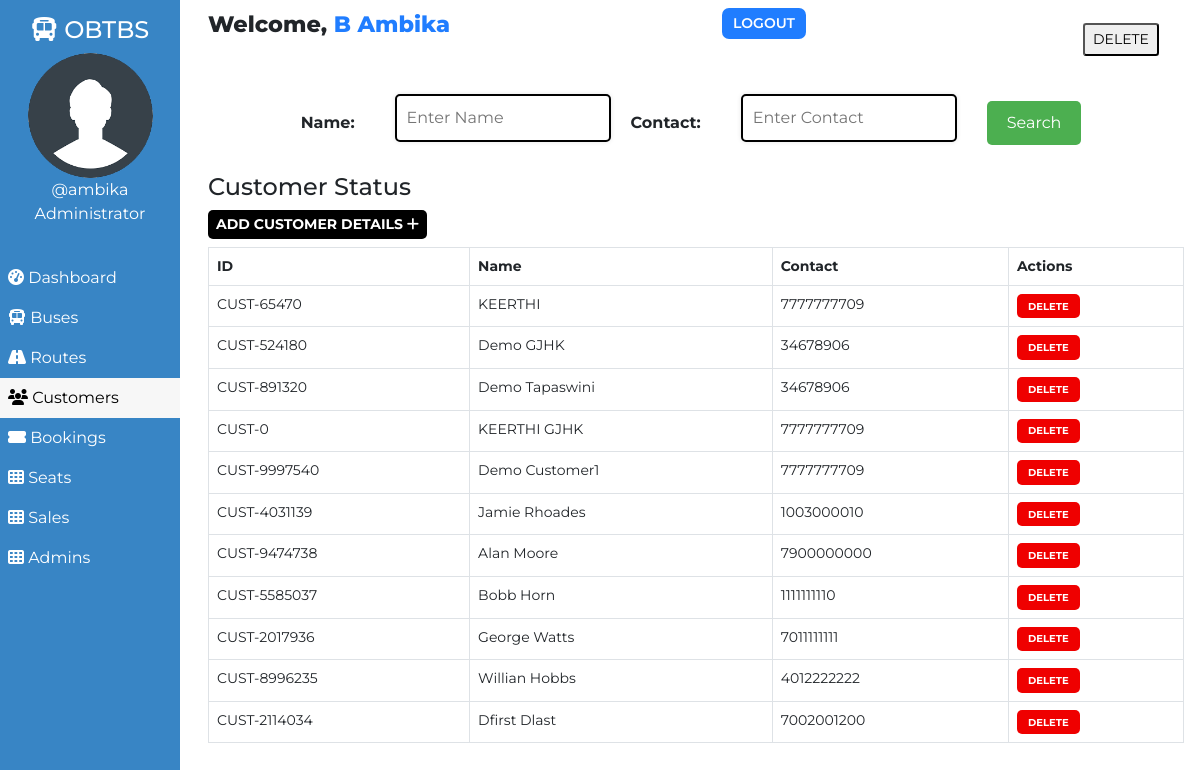
Page /admin/customer.php (signed in) on the committed database.
### tables this page shows
CREATE TABLE `users` (
  `user_id` int(11) NOT NULL,
  `user_fullname` varchar(100) NOT NULL,
  `user_name` varchar(30) NOT NULL,
  `user_password` varchar(255) NOT NULL,
  `user_created` datetime NOT NULL DEFAULT CURRENT_TIMESTAMP
);

CREATE TABLE `customers` (
  `id` int(100) NOT NULL,
  `customer_id` varchar(255) NOT NULL,
  `customer_name` varchar(30) NOT NULL,
  `customer_phone` varchar(10) NOT NULL,
  `customer_password` varchar(255) NOT NULL,
  `customer_created` datetime NOT NULL DEFAULT CURRENT_TIMESTAMP
);

### admin/customer.php (the view, shortened to what this page needs)
<!DOCTYPE html>
<html lang="en">
<head>
    <link href="https://cdn.jsdelivr.net/npm/bootstrap@5.0.1/dist/css/bootstrap.min.css" rel="stylesheet">
    <?php
        $page="customer";
    ?>
</head>
<body>
    <?php require '../assets/partials/_admin-header.php';?>
        <?php
            $resultSql = "SELECT * FROM `customers` ORDER BY customer_created DESC";
            $resultSqlResult = mysqli_query($conn, $resultSql);
            if(!mysqli_num_rows($resultSqlResult)){ ?>
                <div class="container mt-4">
                    <div id="noCustomers" class="alert alert-dark " role="alert">
                        <h1 class="alert-heading">No Customers Found!!</h1>
                        <p class="fw-light">Be the first person to add one!</p>
                        <hr>
                        <div id="addCustomerAlert" class="alert alert-success" role="alert">
                                Click on <button id="add-button" class="button btn-sm"type="button"data-bs-toggle="modal" data-bs-target="#addModal">ADD <i class="fas fa-plus"></i></button> to add a customer!
                        </div>
                    </div>
                </div>
            <?php }
            else { ?>
                <form method="GET" >
                  <label for="name">Name: </label>
                  <input type="text" name="name" id="name"  placeholder="Enter Name">
                  <br>
                  <label for="contact">Contact: </label>
                  <input type="text" name="contact" id="contact"  placeholder="Enter Contact">
                  <br>
                  <input type="submit" value="Search">
                </form>
            <section id="customer">
                <div id="head">
                    <h4>Customer Status</h4>
                </div>
                <div id="customer-results">
                    <div>
                        <button id="add-button" class="button btn-sm"type="button"data-bs-toggle="modal" data-bs-target="#addModal">Add Customer Details <i class="fas fa-plus"></i></button>
                    </div>
                    <table class="table table-hover table-bordered">
                        <thead>
                            <th>ID</th>
                            <th>Name</th>
                            <th>Contact</th>
                            <th>Actions</th>
                        </thead>
                        <?php
                            while($row = mysqli_fetch_assoc($resultSqlResult))
                            {
                                $id = $row["id"];
                                $customer_id = $row["customer_id"];
                                $customer_name = $row["customer_name"];
                                $customer_phone = $row["customer_phone"];
                        ?>
                        <tr>
                            <td>
                                <?php
                                    echo $customer_id;
                                ?>
                            </td>
                            <td>
                                <?php
                                    echo $customer_name;
                                ?>
                            </td>
                            <td>
                                <?php
                                    echo $customer_phone;
                                ?>
                            </td>
                            <td>
                                            <button class="button delete-button" data-bs-toggle="modal" data-bs-target="#deleteModal" data-id="<?php
                                                echo $id;?>">Delete</button>
                            </td>
                        </tr>
                    <?php
                        }
                    ?>
                    </table>
                </div>
            </section>
            <?php } ?>
        </div>
    </main>
</body>
</html>

### assets/partials/_admin-header.php (shortened to what this page needs)
<?php
    $conn = db_connect();
    $user_id = $_SESSION['user_id'];
    $sql = "SELECT * FROM users WHERE user_id = $user_id";
    $result = mysqli_query($conn, $sql);
    if($row = mysqli_fetch_assoc($result))
    {
        $user_fullname = $row["user_fullname"];
        $user_name = $row["user_name"];
    }
?>
    <main id="container">
        <div id="sidebar">
            <h4><i class="fas fa-bus"></i> OBTBS</h4>
            <div>
                <img class="adminDp" src="../assets/img/userav-min.png" height="125px" alt="Admin Profile Pic">
                <p>
                    <?php  echo '@'.$user_name;  ?>
                </p>
                <p>Administrator</p>
            </div>
            <ul id="options">
                <li class="option <?php if($page=='dashboard'){ echo 'active';}?>">
                    <a href="./dashboard.php">
                    <i class="fas fa-tachometer-alt"></i> Dashboard
                    </a>
                </li>
                <li class="option <?php if($page=='bus'){ echo 'active';}?>">
                    <a href="./bus.php">
                    <i class="fas fa-bus"></i> Buses
                    </a>
                </li>
                <li class="option <?php if($page=='route'){ echo 'active';}?>">
                    <a href="./route.php">
                    <i class="fas fa-road"></i> Routes
                    </a>
                </li>
                <li class="option <?php if($page=='customer'){ echo 'active';}?>">
                    <a href="./customer.php">
                    <i class="fas fa-users"></i> Customers
                    </a>
                </li>
                <li class="option <?php if($page=='booking'){ echo 'active';}?>">
                    <a href="./booking.php">
                    <i class="fas fa-ticket-alt"></i> Bookings
                    </a>
                </li>
                <li class="option <?php if($page=='seat'){ echo 'active';}?>">
                    <a href="./seat.php">
                    <i class="fas fa-th"></i> Seats
                    </a>
                </li>
<li class="option <?php if($page=='sales'){ echo 'active';}?>">
    <a href="./sales.php">
    <i class="fas fa-th"></i> Sales
    </a>
</li>
<li class="option <?php if($page=='admin'){ echo 'active';}?>">
    <a href="./admin.php">
    <i class="fas fa-th"></i> Admins
    </a>
</li>
            </ul>
        </div>
        <div id="main-content">
            <section id="welcome">
                <ul>
                    <li class="welcome-item">Welcome,
                        <span id="USER">
                            <?php
                                echo $user_fullname;
                            ?>
                        </span>
                    </li>
                    <li class="welcome-item">
                        <button id="logout" class="btn-sm">
                            <a href="../assets/partials/_logout.php">LOGOUT</a>
                        </button>
                    </li>
<li class="welcome-item">
<form method="post" action="../assets/partials/_delete_admin.php">
    <button type="submit" name="delete_admin" class="btn-sm">
        DELETE
    </button>
</form>
                </ul>
            </section>

### assets/styles/admin.php (style rules this page uses)
body { margin: 0; box-sizing: border-box; font-family: 'Montserrat', sans-serif; background-color: white; }
html { scroll-behavior: smooth; }
*, *::after, *::before { box-sizing: inherit; }
#USER { color: #207DFF; }
.adminDp { border-radius: 50%; }
#welcome { background-color: white; }
#welcome ul { display: flex; justify-content: space-between; list-style-type: none; padding: 0; margin: 0; }
#welcome li { margin: 0 1rem; padding: 0.5rem 0; }
#welcome li:first-child { font-weight: 800; font-size: 1.4rem; }
#logout { padding: 0.3rem 0.7rem; background-color: #207DFF; font-weight: 600; outline: none; border: none; border-radius: 7px; }
#logout a { color: white; text-decoration: none; }
@media only screen and (min-width:1000px) { #sidebar { text-align: center; background-color: #3885c5; color: white; width: 15%; position: fixed; top: 0%; padding-top: 1rem; z-index: 2; height: 100vh; } }
@media only screen and (min-width:1000px) { #sidebar p { margin: 0; } }
@media only screen and (min-width:1000px) { #sidebar ul { margin-top: 2rem; } }
@media only screen and (min-width:1000px) { #options { list-style-type: none; text-align: left; padding-left: 0; } }
@media only screen and (min-width:1000px) { .option a { display: block; padding: 0.5rem; text-decoration: none; color: inherit; } }
@media only screen and (min-width:1000px) { .active { background-color:#f7f7f7; color:black; } }
@media only screen and (min-width:1000px) { #main-content { margin-left: 16%; } }

### assets/styles/admin-options.php (style rules this page uses)
* { font-family: Montserrat; }
#booking #head, #customer #head, #route #head, #seat #head, #bus #head { padding-top: 1rem; }
#booking, #customer, #route, #bus, #seat { padding: 0 1rem; }
#booking-results > div, #customer-results > div, #route-results > div, #bus-results > div { margin-bottom: 0.5rem; }
#booking-results button, #customer-results button, #route button, #bus-results button { border-radius: 5px; }
.button { border: none; font-weight: bold; text-transform: uppercase; }
#add-button { background-color: black; color: white; }
table { font-size: 14px; }
#bus .edit-button, #bus .delete-button, #route .edit-button, #route .delete-button, #customer .edit-button, #customer .delete-button { padding: 0.3rem 0.7rem; }
table th,td { padding-left: 0.3rem; }
table button { color: white; }
.delete-button { background-color: #EF0000; }
.edit-button, .delete-button { font-size: 10px }

### admin/customer.php (style rules this page uses)
form { display: flex; justify-content: center; align-items: center; padding: 5px; margin-top: 10px; margin-right: 20px; }
label { font-weight: bold; padding: 10px; margin-top: 10px; margin-right: 20px; }
input[type="text"] { padding: 10px; margin : 10px; border : 2px solid black; border-radius: 5px; box-shadow: 0 0 5px rgba(0, 0, 0, 0.1); }
input[type="submit"] { background-color: #4CAF50; color: white; padding: 10px 20px; border: none; border-radius: 5px; cursor: pointer; margin-top: 10px; margin-left: 20px; }

### rows in the picture
users: user_name "ambika", user_fullname "B Ambika"
customers: customer "CUST-65470", customer_name "KEERTHI", customer_phone "7777777709"
customers: customer "CUST-524180", customer_name "Demo GJHK", customer_phone "34678906"
customers: customer "CUST-891320", customer_name "Demo Tapaswini", customer_phone "34678906"
customers: customer "CUST-0", customer_name "KEERTHI GJHK", customer_phone "7777777709"
customers: customer "CUST-9997540", customer_name "Demo Customer1", customer_phone "7777777709"
customers: customer "CUST-4031139", customer_name "Jamie Rhoades", customer_phone "1003000010"
customers: customer "CUST-9474738", customer_name "Alan Moore", customer_phone "7900000000"
customers: customer "CUST-5585037", customer_name "Bobb Horn", customer_phone "1111111110"
customers: customer "CUST-2017936", customer_name "George Watts", customer_phone "7011111111"
customers: customer "CUST-8996235", customer_name "Willian Hobbs", customer_phone "4012222222"
customers: customer "CUST-2114034", customer_name "Dfirst Dlast", customer_phone "7002001200"
